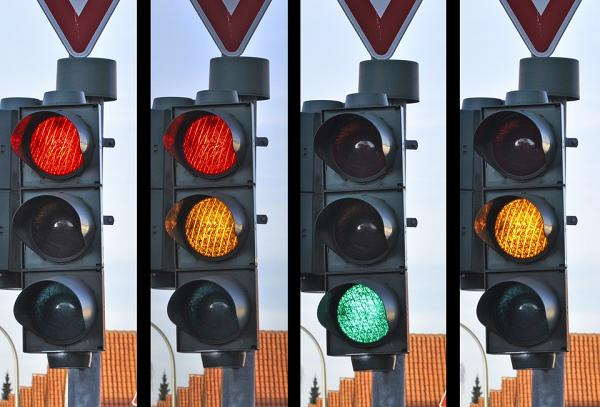
#> input picture test_img.jpg, 600 x 407 px
$ python -i Traffic_Light_Classifier.py   (imports and definitions only)
#> lines starting #> are read from the running program, lines starting #| are printed output that depends on the picture; after the words box and inside, x2 and y2 are one past the last pixel; in counts of white or black regions, pixels touching at a corner belong together
#> further down, picture is the input picture: shape (407, 600, 3); mean B, G, R 119.7, 116.5, 120.9
import numpy as np
import cv2


# The function is modified based on the package "https://github.com/thedch/traffic-light-classifier"
# The modification contains: we refine the decision process, of which:
#       1) the prediction is a soft decision that is based on probability.
#       2) the thresholds of Hue, Saturation, Brightness are refined for Hong Kong trasportation system.
#          You may define your threshold based on your cases.
#       3) refined definition of hue (red has two parts).
# 2021-03-16, liwen modified the threshold and speed up calculation

class Traffic_light_classifier():
    def __init__(self, nSignal=3, process_size=(20, 50), isVideoBased=True):
        self.Pix_A_Light = (50 - 10) * (20 - 5) / 3 * 1.3
        self.Min_Pix_A_Light = (50 - 10) * (20 - 5) / 3 * 0.8
        self.kernel = np.ones((7, 7), np.uint8)
        self.nSignal = nSignal
        self.process_size = process_size
        self.area = process_size[0] * process_size[1]
        self.previous_signal = None
        self.avg_bright = None
        self.isVideoBased = isVideoBased

    def findNonZero(self, rgb_image):
        if rgb_image.ndim == 3:
            rgb_sum = np.sum(rgb_image, axis=2)
            return np.count_nonzero(rgb_sum)
        else:
            return np.count_nonzero(rgb_image)

    def check_Yellow_Region(self, yellow_mask):
        if self.nSignal != 3: return False
        real_yellow_mask = yellow_mask[int(self.process_size[1] * 2 / 5):int(self.process_size[1] * 3 / 5) + 1, :]
        if self.findNonZero(real_yellow_mask) > self.process_size[0] // 2:
            return True
        else:
            return False

    def pred_red_green_yellow(self, bgr_image, isdebug=False):
        '''Determines the Red, Green, and Yellow content in each image using HSV and
        experimentally determined thresholds. Returns a classification based on the
        values.
        The hue value is ranged from 0 to 180 defined by OpenCV, where it is a half of the real hue value.
        '''
#> called with isdebug = False
        # rgb_image = cv2.cvtColor(bgr_image, cv2.COLOR_BGR2RGB)
        hsv = cv2.cvtColor(bgr_image, cv2.COLOR_BGR2HSV)
#> hsv: shape (407, 600, 3); mean H, S, V 93.6, 75.3, 137.3
        # avg_saturation = sum_saturation / area  # Find the average
        avg_bright = np.mean(hsv[:, :, 2]).mean()
#> avg_bright = 137.3
        if self.avg_bright is None: self.avg_bright = avg_bright
#> self.avg_bright = 137.3
        self.avg_bright = (0.01 * avg_bright + 0.99 * self.avg_bright)

        sat_low = 25  # int(avg_saturation * 1.3)
        val_low = int(self.avg_bright * 1.5)  # 140
#> val_low = 205

        # green (may need further refinement for your case)
        lower_green = np.array([60, sat_low, val_low])
#> lower_green = [60, 25, 205]
        upper_green = np.array([90, 256, 256])
        green_mask = cv2.inRange(hsv, lower_green, upper_green)
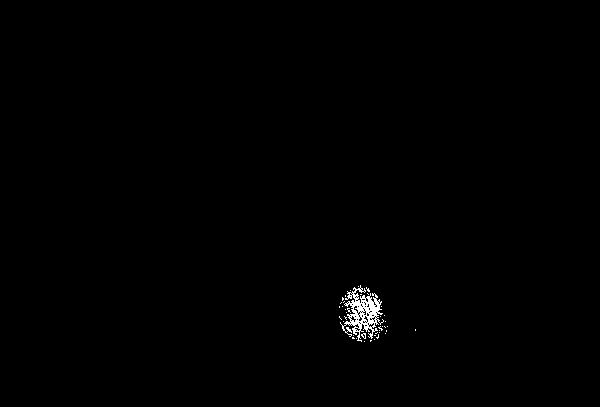
#> green_mask: shape (407, 600); 0.44% white in thin lines or dots, all inside (x1, y1, x2, y2) = (339, 285, 416, 342)

        # Yellow (may need further refinement for your case)
        lower_yellow = np.array([5, sat_low, val_low])
#> lower_yellow = [5, 25, 205]
        upper_yellow = np.array([30, 256, 256])
        yellow_mask_1 = cv2.inRange(hsv, lower_yellow, upper_yellow)
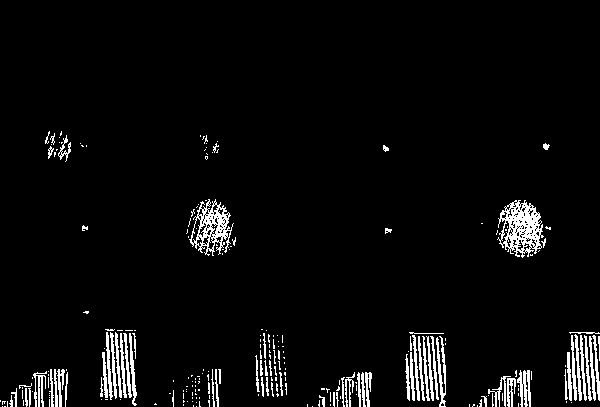
#> yellow_mask_1: shape (407, 600); 4.3% white in thin lines or dots, all inside (x1, y1, x2, y2) = (0, 131, 600, 407)
        yellow_mask = yellow_mask_1

        # Red (has two Hue range, may need further refinement for your case)
        lower_red = np.array([160, sat_low, val_low])
#> lower_red = [160, 25, 205]
        upper_red = np.array([180, 256, 256])
        red_mask_1 = cv2.inRange(hsv, lower_red, upper_red)
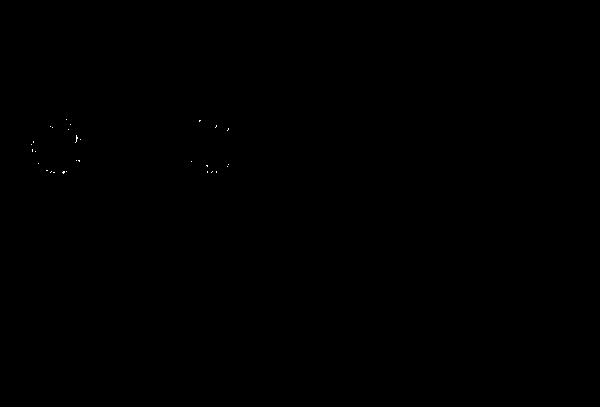
#> red_mask_1: shape (407, 600); 0.03% white in thin lines or dots, all inside (x1, y1, x2, y2) = (31, 119, 229, 174)

        lower_red = np.array([0, sat_low, val_low])
#> lower_red = [0, 25, 205]
        upper_red = np.array([7, 256, 256])
        red_mask_2 = cv2.inRange(hsv, lower_red, upper_red)
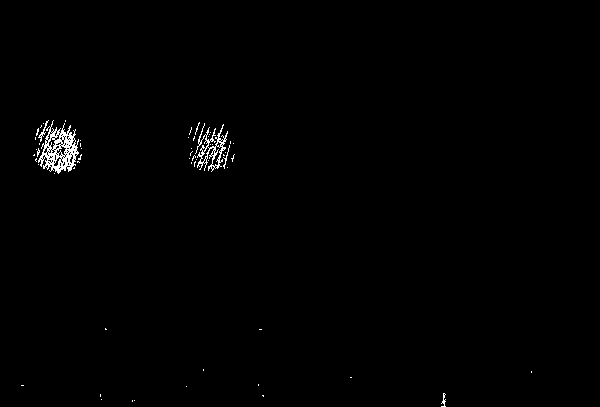
#> red_mask_2: shape (407, 600); 0.71% white in thin lines or dots, all inside (x1, y1, x2, y2) = (21, 120, 532, 407)
        red_mask = red_mask_1 + red_mask_2
#> red_mask: shape (407, 600); 0.74% white in thin lines or dots, all inside (x1, y1, x2, y2) = (21, 119, 532, 407)

        green_mask = cv2.morphologyEx(green_mask, cv2.MORPH_CLOSE, self.kernel)
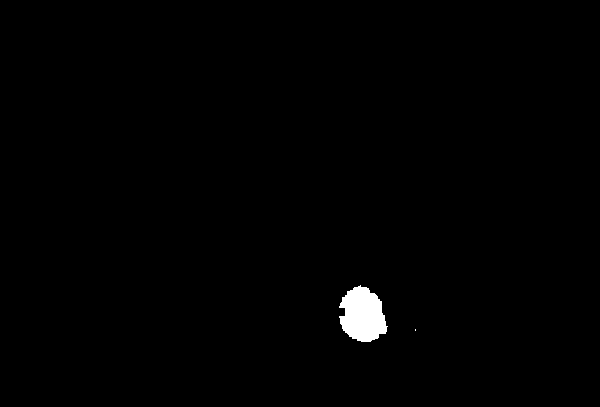
#> green_mask: shape (407, 600); 0.81% white; 2 white regions (1 under 20 px), largest, box (x1, y1, x2, y2) and area: (339, 285, 388, 342) 1966
        yellow_mask = cv2.morphologyEx(yellow_mask, cv2.MORPH_CLOSE, self.kernel)
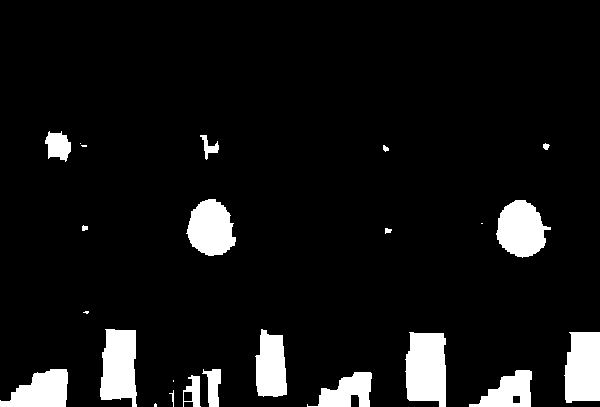
#> yellow_mask: shape (407, 600); 7.9% white; 24 white regions (6 under 20 px), largest, box (x1, y1, x2, y2) and area: (405, 332, 446, 407) 2636, (100, 329, 137, 407) 2292, (564, 332, 600, 403) 2284
        red_mask = cv2.morphologyEx(red_mask, cv2.MORPH_CLOSE, self.kernel)
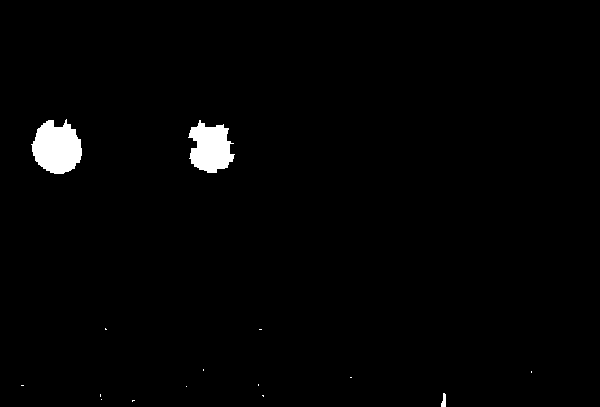
#> red_mask: shape (407, 600); 1.5% white; 15 white regions (12 under 20 px), largest, box (x1, y1, x2, y2) and area: (31, 119, 82, 174) 2020, (188, 120, 235, 173) 1676, (441, 393, 446, 407) 51

        sum_green = self.findNonZero(green_mask)
#> sum_green = 1968
        sum_yellow = self.findNonZero(yellow_mask)
#> sum_yellow = 19219
        sum_red = self.findNonZero(red_mask)
#> sum_red = 3776

        sum = float(sum_green + sum_yellow + sum_red)
#> sum = 24963
        if sum < 10: return ['Unknow', 0]  # low-confidence prediction

        if self.nSignal == 2:
            red_mask += yellow_mask
            yellow_mask[...] = 0
            sum_red += sum_yellow
            sum_yellow = 0

        score = np.asarray([sum_red, sum_yellow, sum_green])
#> score = [3776, 19219, 1968]
        prob = score / np.sum(score)
#> prob = [0.151, 0.77, 0.0788]
        if isdebug: print(score, prob)
        decision = np.argmax(prob)
#> decision = 1

        out_prob = prob[decision]
#> out_prob = 0.77
        label = ['Red', "Yellow", "Green"]

        # soft decision
        if out_prob > 0.9:  # high confidence
            self.previous_signal = label[int(decision)]
            return [label[int(decision)], prob[decision]]
        elif self.isVideoBased and prob[1] > 0.15 and (prob[0] + prob[1]) > 0.7 and self.check_Yellow_Region(
                yellow_mask) and (self.previous_signal == "Red" or self.previous_signal == "Red=>Yellow"):
            # cv2.waitKey(500)
            self.previous_signal = 'Red=>Yellow'
            return ['Red=>Yellow', prob[0] + prob[1]]
        elif (not self.isVideoBased) and prob[1] > 0.15 and (prob[0] + prob[1]) > 0.7 and self.check_Yellow_Region(
                yellow_mask):
            self.previous_signal = 'Red=>Yellow'
            return ['Red=>Yellow', prob[0] + prob[1]]
        elif label[int(decision)] == "Yellow" and self.check_Yellow_Region(yellow_mask):
            self.previous_signal = "Yellow"
            return ["Yellow", out_prob]
        else:  # low confidence
            if prob[0] + prob[1] > prob[2]:
                self.previous_signal = "Red"
#> self.previous_signal = 'Red'
                return ['Red', prob[0] + prob[1]]
            else:
                self.previous_signal = "Green"
                return ['Green', prob[2]]

>>> import cv2
>>> picture = cv2.imread('test_img.jpg')
>>> result = Traffic_light_classifier().pred_red_green_yellow(picture)
#> result = ['Red', 0.921]
